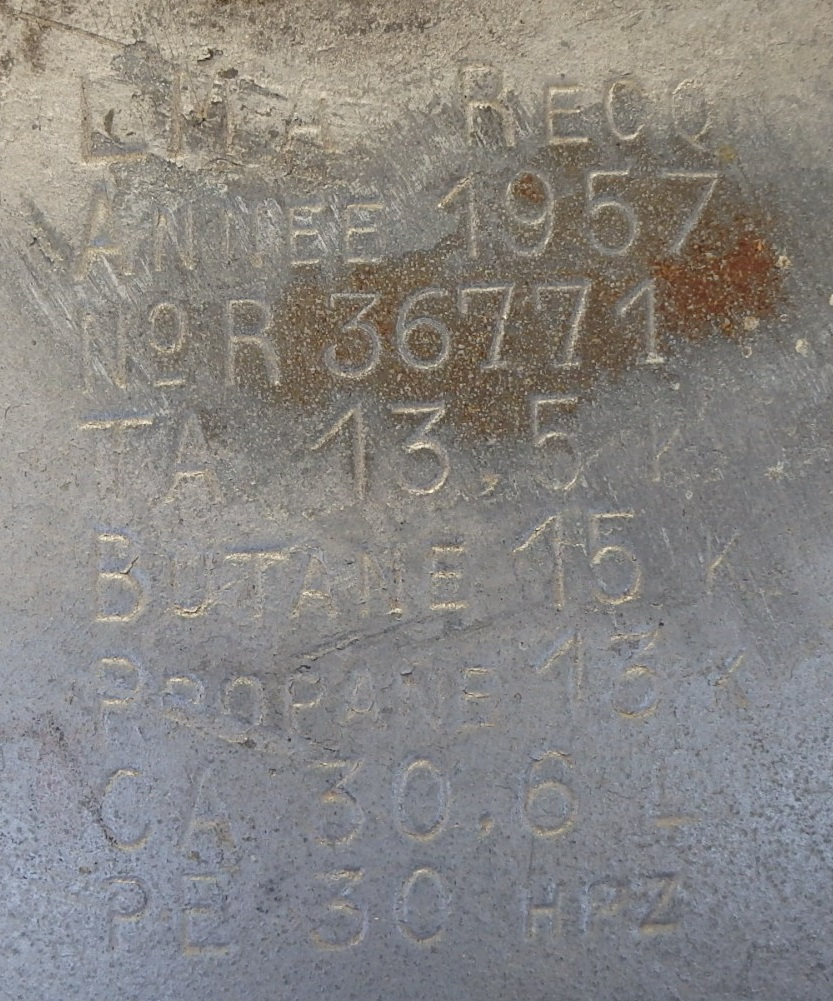
#> input picture test/ocr/P6240639.JPG, 833 x 1001 px, found by its file name
$ jupyter execute --allow-errors tesseract.ipynb
#> lines starting #> are read from the running program, lines starting #| are printed output that depends on the picture; after the words box and inside, x2 and y2 are one past the last pixel; in counts of white or black regions, pixels touching at a corner belong together
[cell 1]
import cv2
import pytesseract
import matplotlib.pyplot as plt

def preprocess_image(image_path):
    image = cv2.imread(image_path, cv2.IMREAD_GRAYSCALE)
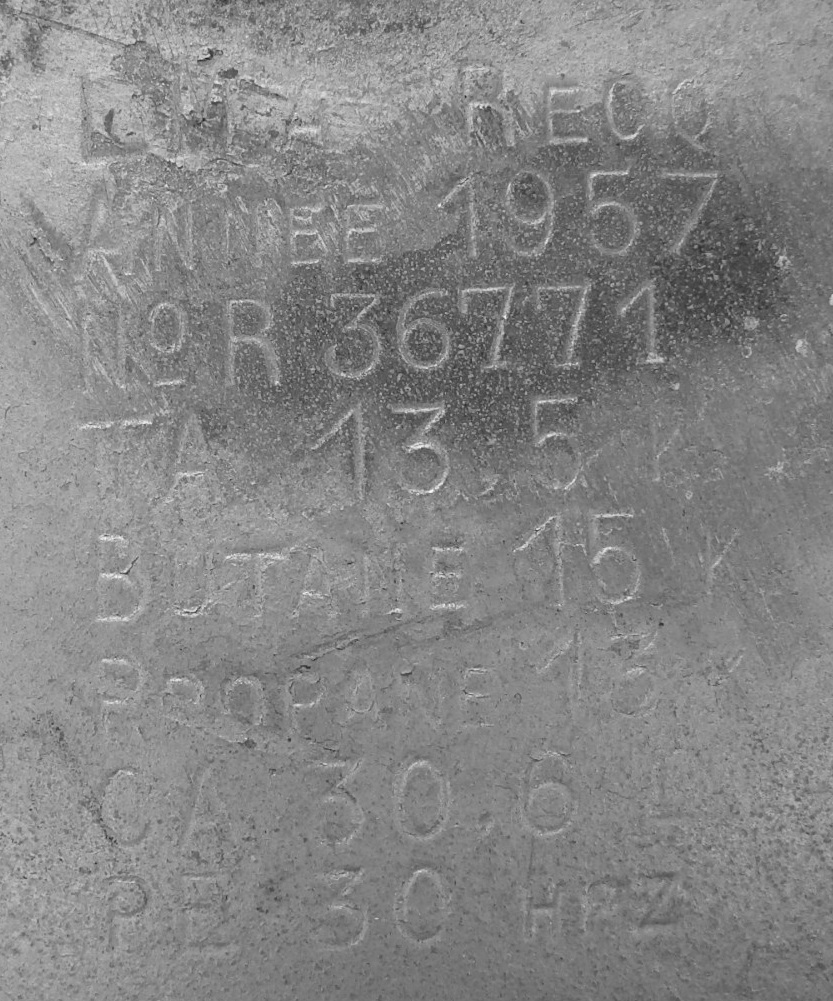
#> image: shape (1001, 833); min 30, max 251, mean 133.8
    plt.imshow(image)
    _, threshold = cv2.threshold(image, 0, 255, cv2.THRESH_BINARY + cv2.THRESH_OTSU)
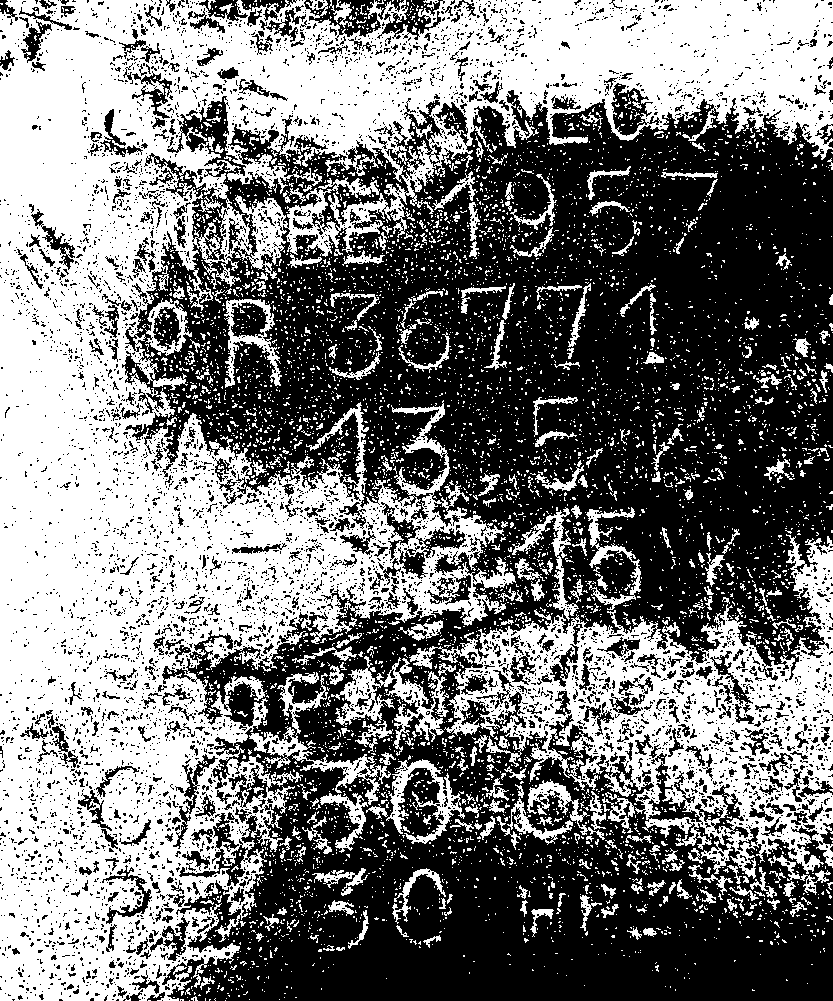
#> threshold: shape (1001, 833); 47.7% white; 6040 white regions (5678 under 20 px), largest, box (x1, y1, x2, y2) and area: (0, 0, 833, 1001) 288043, (409, 534, 833, 879) 47484, (331, 656, 449, 756) 3757

    kernel = cv2.getStructuringElement(cv2.MORPH_RECT, (3, 3))
    opening = cv2.morphologyEx(threshold, cv2.MORPH_OPEN, kernel, iterations=1)
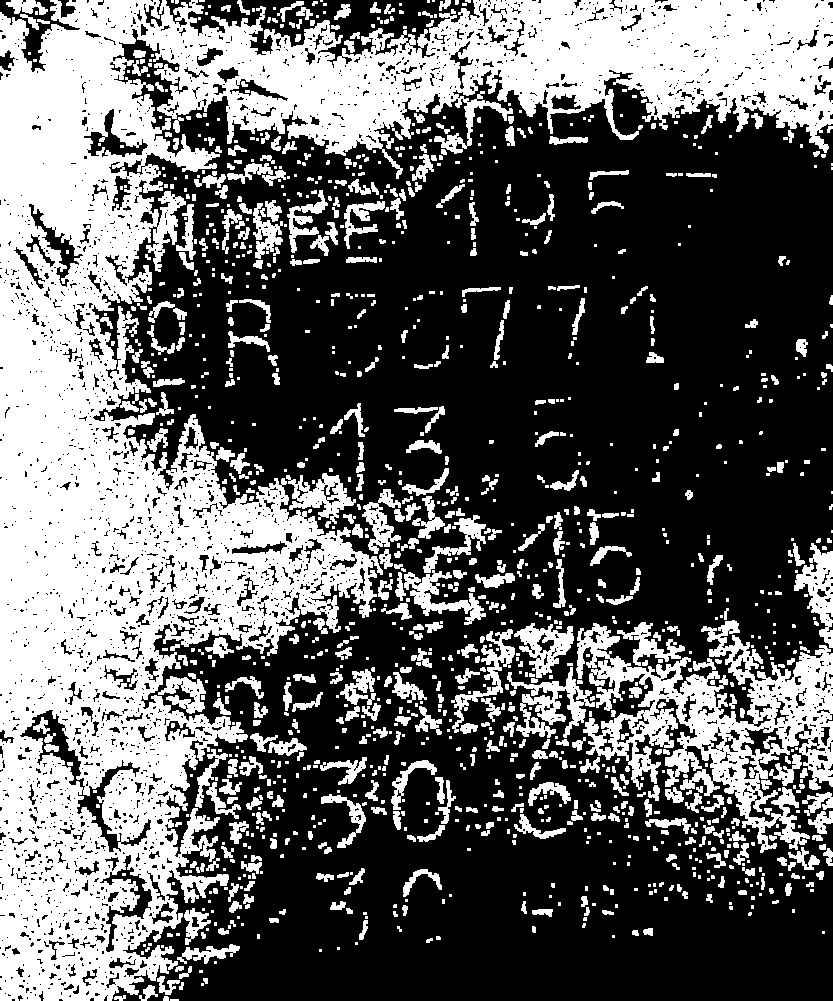
#> opening: shape (1001, 833); 38.7% white; 1374 white regions (749 under 20 px), largest, box (x1, y1, x2, y2) and area: (0, 0, 833, 1001) 228105, (576, 620, 833, 853) 21983, (507, 667, 595, 738) 2286
    plt.imshow(opening)


    return opening

$ run again, with test/ocr/P6240640.JPG copied over test/ocr/P6240639.JPG
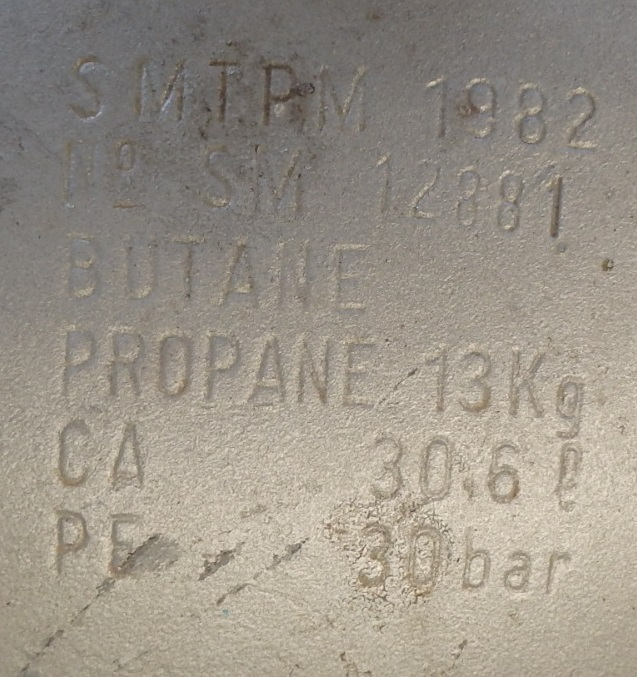
#> input picture test/ocr/P6240640.JPG, 637 x 677 px, found by its file name
#> in preprocess_image, `_, threshold = cv2.threshold(image, 0, 255, cv2.THRESH_BINARY + cv2.TH..`:
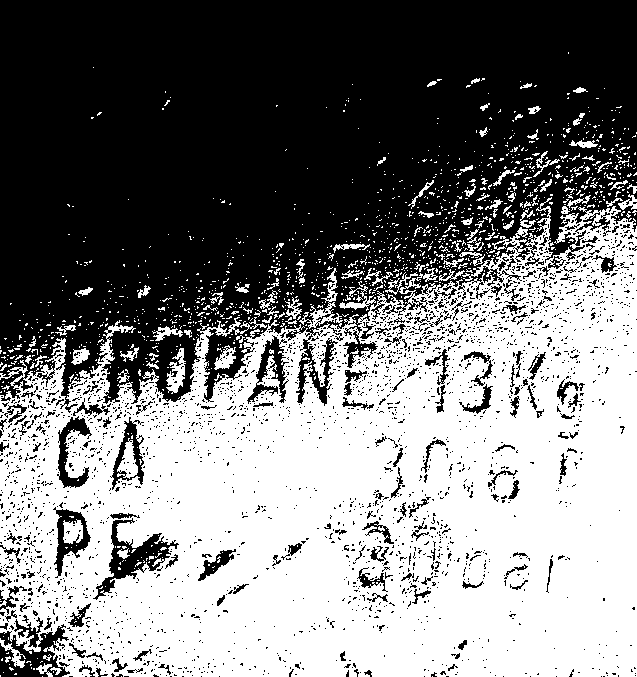
#> threshold: shape (677, 637); 49.4% white; 1366 white regions (1258 under 20 px), largest, box (x1, y1, x2, y2) and area: (0, 197, 637, 677) 200586, (299, 268, 343, 329) 570, (166, 348, 186, 394) 450
#> in preprocess_image, `opening = cv2.morphologyEx(threshold, cv2.MORPH_OPEN, kernel, iteratio..`:
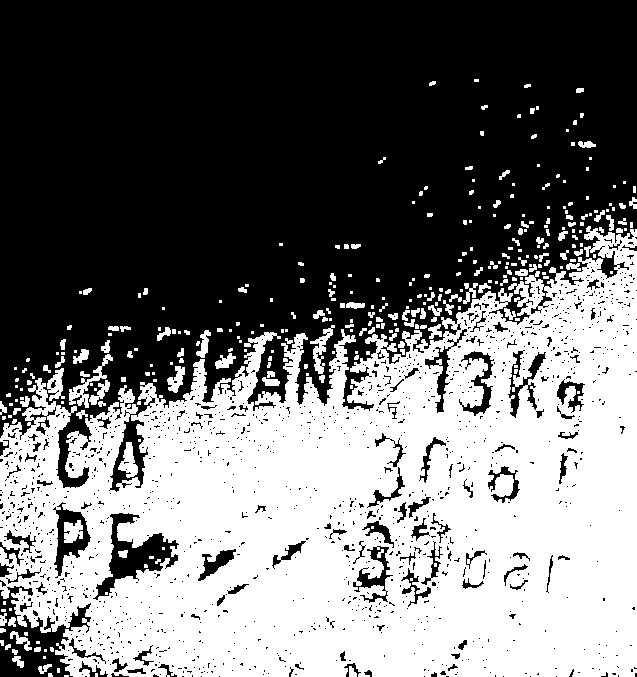
#> opening: shape (677, 637); 44.6% white; 331 white regions (187 under 20 px), largest, box (x1, y1, x2, y2) and area: (0, 226, 637, 677) 181537, (69, 354, 113, 408) 527, (310, 325, 335, 374) 406
